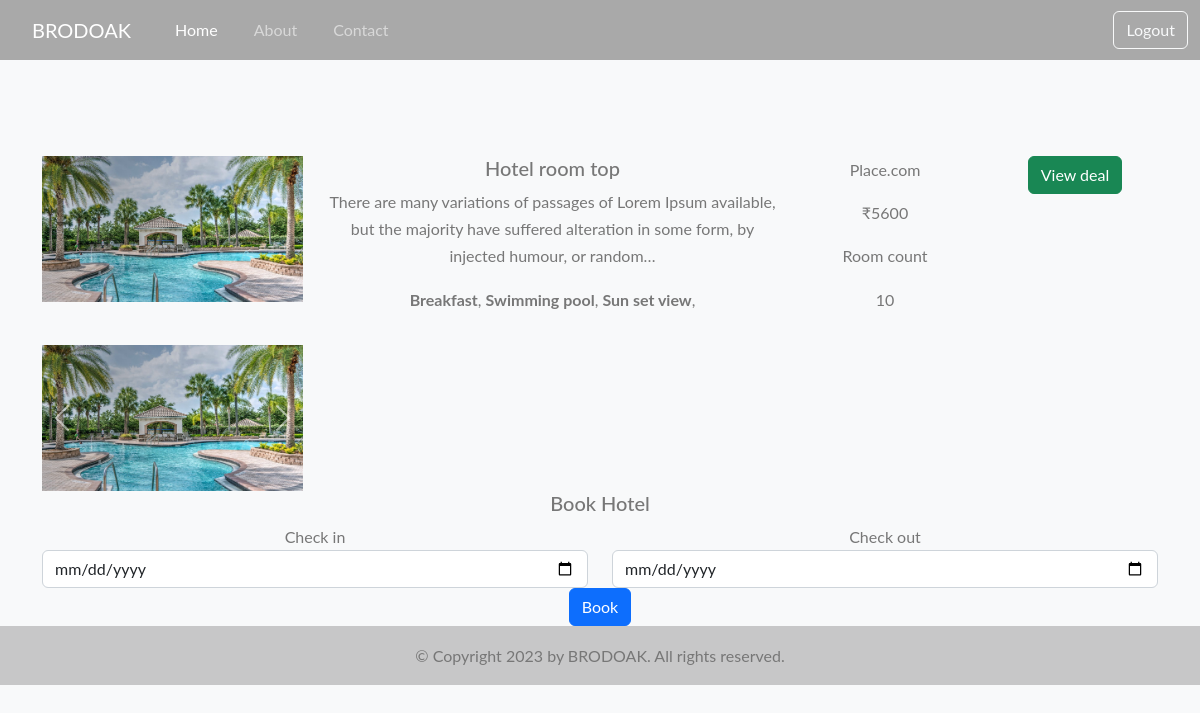
The app's page /hotel-detail/38fbcd711f8d4b669eb4b3b9dcf4bed9/ (signed in) with its own data.
### home/models.py (models this page shows, shortened)
class BaseModel(models.Model):
    uid = models.UUIDField(default=uuid.uuid4   , editable=False , primary_key=True)
    created_at = models.DateField(auto_now_add=True)
    updated_at = models.DateField(auto_now_add=True)
    class Meta:
        abstract = True

class Hotel(BaseModel):
    hotel_name= models.CharField(max_length=100)
    hotel_price = models.IntegerField()
    description = models.TextField()
    amenities = models.ManyToManyField(Amenities)
    room_count = models.IntegerField(default=10)

class HotelImages(BaseModel):
    hotel= models.ForeignKey(Hotel ,related_name="images", on_delete=models.CASCADE)
    images = models.ImageField(upload_to="hotels")

class Amenities(BaseModel):
    amenity_name = models.CharField(max_length=100)

### home/views.py (the view, shortened to what this page needs)
# urls.py: path('hotel-detail/<uid>/', hotel_detail, name="hotel_detail"),
def hotel_detail(request,uid):
    hotel_obj = Hotel.objects.get(uid = uid)
    return render(request , 'hotel_detail.html' ,{
        'hotels_obj' :hotel_obj
    })

### home/templates/hotel_detail.html (shortened to what this page needs)
{% extends "base-nav.html" %}
{% block start %}
<body class="bg-light">
    <div class="container mt-5 pt-5">
        <div class="row">
            <div class="col-md-3">
                <a href="/hotel-detail/{{hotels_obj.uid}}">
                    <img class="img-fluid" src="/media/{{hotels_obj.images.first.images}}" alt="Card image cap">
                </a>
            </div>
            <div class="col-md-5">
                <h5>{{hotels_obj.hotel_name}}</h5>
                <p>{{hotels_obj.description|truncatechars:150}}</p>
                <p>
                    {% for amenitie in hotels_obj.amenities.all %}
                    <b>{{amenitie.amenity_name}}</b>,
                    {% endfor %}
                </p>
            </div>
            <div class="col-md-2 border-left text-center more-offers">
                <p>Place.com</p>
                <p>₹{{hotels_obj.hotel_price}}</p>
                <p>Room count</p>
                <p>{{hotels_obj.room_count}}</p>
            </div>
            <div class="col-md-2 border-left text-center more-offers">
                <div class="btn btn-success">View deal</div>
            </div>
        </div>
        <div class="row mt-3">
            {% for image in hotels_obj.images.all %}
           <div class="col-md-3">
    <div id="imageCarousel{{hotels_obj.uid}}" class="carousel slide" data-bs-ride="carousel">
        <div class="carousel-inner">
            {% for image in hotels_obj.images.all %}
                <div class="carousel-item {% if forloop.first %}active{% endif %}">
                    <img src="/media/{{image.images}}" class="d-block w-100" alt="Image {{ forloop.counter }}">
        <button class="carousel-control-prev" type="button" data-bs-target="#imageCarousel{{hotels_obj.uid}}" data-bs-slide="prev">
            <span class="carousel-control-prev-icon" aria-hidden="true"></span>
        </button>
        <button class="carousel-control-next" type="button" data-bs-target="#imageCarousel{{hotels_obj.uid}}" data-bs-slide="next">
            <span class="carousel-control-next-icon" aria-hidden="true"></span>
        </button>
                    </div>
            {% endfor %}
        </div>
    </div>
</div>
            {% endfor %}
        </div>
        {% if request.user.is_authenticated %}
        <div class="row filter-card2">
            <div class="col-md-12">
                <h5>Book Hotel</h5>
                <form method="post">
                    <div class="row form-group">
                        <div class="col-md-6">
                            <label for="mintopay">Check in</label>
                            <input type="date" name="checkin" id="checkin" class="form-control">
                        </div>
                        <div class="col-md-6">
                            <label for="maxtopay">Check out</label>
                            <input type="date" name="checkout" id="checkout" class="form-control">
                        </div>
                    </div>
                    <div class="row form-group">
                        <div class="col-md-12">
                            <input type="submit" class="btn btn-primary btn-block" value="Book">
                        </div>
                    </div>
                </form>
            </div>
        </div>
        {% else %}
        <div class="row mt-5">
            <div class="col-md-12">
                <a href="/login/" class="btn btn-primary btn-block">Login</a>
            </div>
        </div>
        {% endif %}
    </div>
</body>
{% endblock %}

### home/templates/base-nav.html (style rules this page uses)
body { font-family: "Lato", Arial, sans-serif; font-weight: 400; font-size: 16px; line-height: 1.7; background: #fff; color: #777; text-align: center; }

### records on screen
Hotel: images.first.images (picture), hotel_name "Hotel room top", description "There are many variations of passages of Lorem Ipsum available, but the majority have suffered alteration in some form, by injected humour, or random…", hotel_price "5600", room_count "10"
Amenities: amenity_name "Breakfast"
Amenities: amenity_name "Swimming pool"
Amenities: amenity_name "Sun set view"
HotelImages: images (picture)
